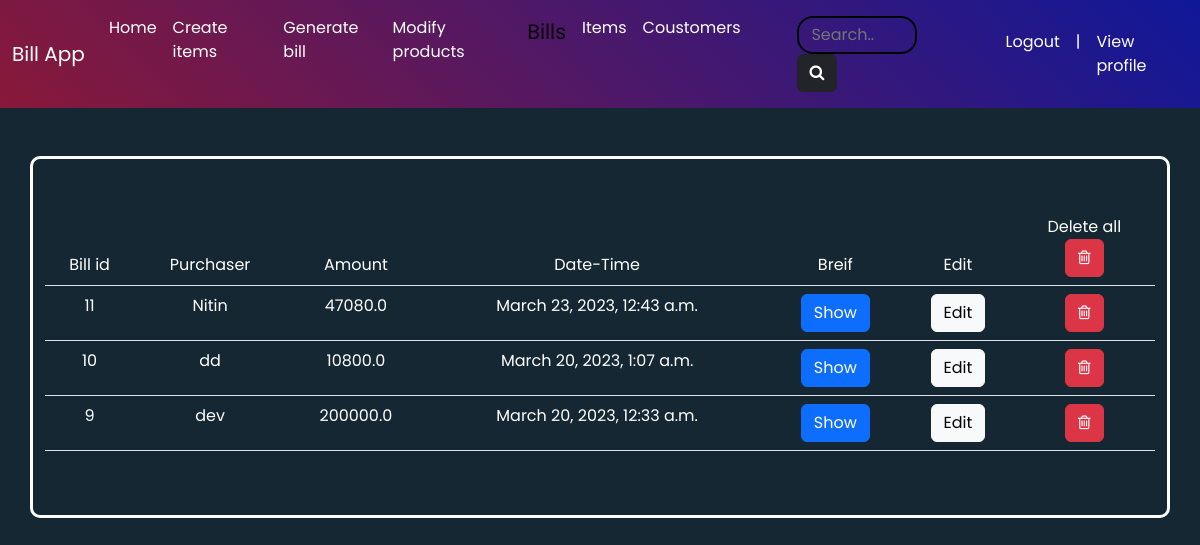
/showBills/orignal/ (signed in), run on the app's committed database.
### billApp/models.py (models this page shows, shortened)
class Bill(models.Model):
    bill_id=models.AutoField(primary_key=True,unique=True)
    purchaser=models.CharField(max_length=100)
    purchaser_num=models.CharField(max_length=15,default="")
    purchaser_address=models.CharField(max_length=200,default="")
    purchaser_city=models.CharField(max_length=50,default="")
    total_amount=models.CharField(max_length=30)
    disscount=models.CharField(max_length=15,default="0")
    final_amount=models.CharField(max_length=15,default="0")
    bill_time=models.DateTimeField()
    bill_data = models.TextField(max_length=10000,default=" ")
    purchaser_id = models.ForeignKey(CoustomersData,on_delete=models.CASCADE,null=True)

### billApp/views.py (the view)
# urls.py: path('showBills/<str:origin>/',views.showBills,name="showBills"),
def showBills(request,origin):
    if not request.user.is_authenticated:
        return redirect("/login/")
    obj = Bill.objects.all()[::-1]
    if origin[:4]=="spec":
        c = CoustomersData.objects.filter(c_id=origin[5:])[0]
        obj = Bill.objects.filter(purchaser_id=c)
    try:
        search=request.GET['search']
        obj = searchfunc(request.path,search)
    except:
        pass
    data = {"bills":obj}
    return render(request,"allBill.html",data)

### templates/allBill.html (shortened to what this page needs)
{%include 'base.html'%}
{%block body%}
<div class="container xcontainer my-5 py-5">
<table class="table" style="text-align:center;">
    <thead>
      <tr>
        <th scope="col">Bill id</th>
        <th scope="col">Purchaser</th>
        <th scope="col">Amount</th>
        <th scope="col">Date-Time</th>
        <th scope="col">Breif</th>
        <th scope="col">Edit</th>
        <th scope="col">Delete all<br><a href="/delete/all/" class="btn btn-danger"><i class="fa fa-trash-o"></i></a></th>
      </tr>
    </thead>
    <tbody>
      <tr>
        {%for i in bills%}
        <td>{{i.bill_id}}</td>
        <td>{{i.purchaser}}</td>
        <td>{{i.total_amount}}</td>
        <td>{{i.bill_time}}</td>
        <td><a href="/bill/{{i.bill_id}}/show" class="btn btn-primary">Show</a></td>
        <td><a href="/editBill/{{i.bill_id}}" class="btn btn-light">Edit</a></td>
        <td><a href="/delete/{{i.bill_id}}" class="btn btn-danger"><i class="fa fa-trash-o"></i></a></td>
      </tr>
      {%endfor%}
    </tbody>
  </table>
</div>
{%endblock%}

### templates/allBill.html (style rules this page uses)
*, body { color: white; font-family: 'Poppins', sans-serif; font-weight: 400; -webkit-font-smoothing: antialiased; text-rendering: optimizeLegibility; -moz-osx-font-smoothing: grayscale; }
html, body { height: 100%; background-color: #152733; }
.xcontainer { border: 3px white solid; border-radius: 10px; }

### data on the page
Bill: bill_id "11", purchaser "Nitin", total_amount "47080.0", bill_time "March 23, 2023, 12:43 a.m."
Bill: bill_id "10", purchaser "dd", total_amount "10800.0", bill_time "March 20, 2023, 1:07 a.m."
Bill: bill_id "9", purchaser "dev", total_amount "200000.0", bill_time "March 20, 2023, 12:33 a.m."
